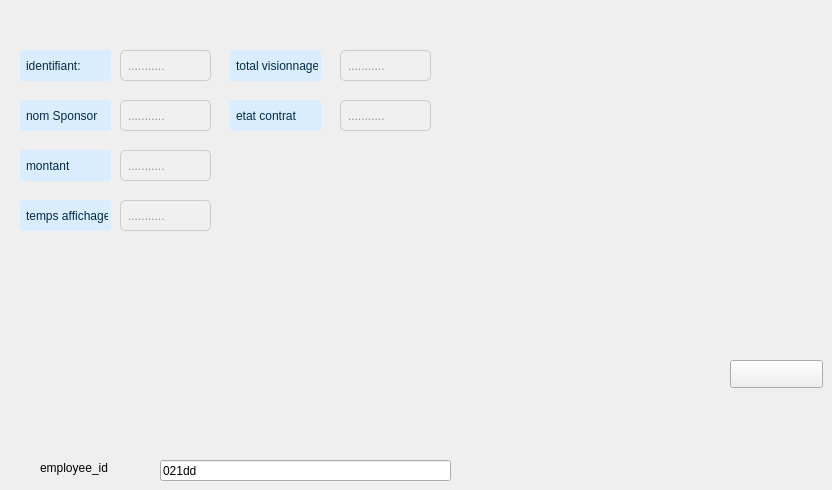
      <widget class="QWidget" name="tab">
       <attribute name="title">
        <string>ajouter</string>
       </attribute>
       <widget class="QLabel" name="label_34">
        <property name="geometry">
         <rect>
          <x>40</x>
          <y>460</y>
          <width>91</width>
          <height>16</height>
         </rect>
        </property>
        <property name="text">
         <string>employee_id</string>
        </property>
       </widget>
       <widget class="QPushButton" name="clear_fields_add">
        <property name="geometry">
         <rect>
          <x>730</x>
          <y>360</y>
          <width>93</width>
          <height>28</height>
         </rect>
        </property>
        <property name="text">
         <string/>
        </property>
       </widget>
       <widget class="QLineEdit" name="employee_id_lineEdit">
        <property name="geometry">
         <rect>
          <x>160</x>
          <y>460</y>
          <width>291</width>
          <height>21</height>
         </rect>
        </property>
        <property name="text">
         <string>021dd</string>
        </property>
       </widget>
       <widget class="QLabel" name="label_39">
        <property name="geometry">
         <rect>
          <x>-30</x>
          <y>30</y>
          <width>56</width>
          <height>16</height>
         </rect>
        </property>
        <property name="text">
         <string>ID</string>
        </property>
       </widget>
       <widget class="QLabel" name="label_40">
        <property name="geometry">
         <rect>
          <x>-40</x>
          <y>70</y>
          <width>56</width>
          <height>16</height>
         </rect>
        </property>
        <property name="text">
         <string>name</string>
        </property>
       </widget>
       <widget class="QLineEdit" name="montant_lineEdit">
        <property name="geometry">
         <rect>
          <x>120</x>
          <y>150</y>
          <width>91</width>
          <height>31</height>
         </rect>
        </property>
        <property name="styleSheet">
         <string notr="true">QLineEdit {
    background-color: #f0f0f0; /* Set a very light background color */
    border-radius: 5px; /* Adjust the radius as needed */
    padding: 5px; /* Adjust padding as needed */
    border: 1px solid #ccc; /* Add a border */
    color: #333333; /* Set the color of the text to dark */
}
</string>
        </property>
        <property name="text">
         <string/>
        </property>
        <property name="placeholderText">
         <string>...........</string>
        </property>
       </widget>
       <widget class="QLineEdit" name="etatcontrat_lineEdit">
        <property name="geometry">
         <rect>
          <x>340</x>
          <y>100</y>
          <width>91</width>
          <height>31</height>
         </rect>
        </property>
        <property name="styleSheet">
         <string notr="true">QLineEdit {
    background-color: #f0f0f0; /* Set a very light background color */
    border-radius: 5px; /* Adjust the radius as needed */
    padding: 5px; /* Adjust padding as needed */
    border: 1px solid #ccc; /* Add a border */
    color: #333333; /* Set the color of the text to dark */
}
</string>
        </property>
        <property name="text">
         <string/>
        </property>
        <property name="placeholderText">
         <string>...........</string>
        </property>
       </widget>
       <widget class="QLineEdit" name="id_lineEdit">
        <property name="geometry">
         <rect>
          <x>120</x>
          <y>50</y>
          <width>91</width>
          <height>31</height>
         </rect>
        </property>
        <property name="styleSheet">
         <string notr="true">QLineEdit {
    background-color: #f0f0f0; /* Set a very light background color */
    border-radius: 5px; /* Adjust the radius as needed */
    padding: 5px; /* Adjust padding as needed */
    border: 1px solid #ccc; /* Add a border */
    color: #333333; /* Set the color of the text to dark */
}
</string>
        </property>
        <property name="text">
         <string/>
        </property>
        <property name="placeholderText">
         <string>...........</string>
        </property>
       </widget>
       <widget class="QLabel" name="label_57">
        <property name="geometry">
         <rect>
          <x>20</x>
          <y>200</y>
          <width>91</width>
          <height>31</height>
         </rect>
        </property>
        <property name="styleSheet">
         <string notr="true">QLabel {
    background-color: rgb(217, 237, 255); /* Set the background color */
    border-radius: 3px; /* Adjust the radius as needed */
    padding: 3px; /* Adjust padding as needed */
color:rgb(3, 43, 67);
}
</string>
        </property>
        <property name="text">
         <string>temps affichage</string>
        </property>
       </widget>
       <widget class="QLineEdit" name="tempsaffichage_lineEdit">
        <property name="geometry">
         <rect>
          <x>120</x>
          <y>200</y>
          <width>91</width>
          <height>31</height>
         </rect>
        </property>
        <property name="styleSheet">
         <string notr="true">QLineEdit {
    background-color: #f0f0f0; /* Set a very light background color */
    border-radius: 5px; /* Adjust the radius as needed */
    padding: 5px; /* Adjust padding as needed */
    border: 1px solid #ccc; /* Add a border */
    color: #333333; /* Set the color of the text to dark */
}
</string>
        </property>
        <property name="text">
         <string/>
        </property>
        <property name="placeholderText">
         <string>...........</string>
        </property>
       </widget>
       <widget class="QLineEdit" name="nb_totalaffichage_lineEdit">
        <property name="geometry">
         <rect>
          <x>340</x>
          <y>50</y>
          <width>91</width>
          <height>31</height>
         </rect>
        </property>
        <property name="styleSheet">
         <string notr="true">QLineEdit {
    background-color: #f0f0f0; /* Set a very light background color */
    border-radius: 5px; /* Adjust the radius as needed */
    padding: 5px; /* Adjust padding as needed */
    border: 1px solid #ccc; /* Add a border */
    color: #333333; /* Set the color of the text to dark */
}
</string>
        </property>
        <property name="text">
         <string/>
        </property>
        <property name="placeholderText">
         <string>...........</string>
        </property>
       </widget>
       <widget class="QLineEdit" name="name_lineEdit">
        <property name="geometry">
         <rect>
          <x>120</x>
          <y>100</y>
          <width>91</width>
          <height>31</height>
         </rect>
        </property>
        <property name="styleSheet">
         <string notr="true">QLineEdit {
    background-color: #f0f0f0; /* Set a very light background color */
    border-radius: 5px; /* Adjust the radius as needed */
    padding: 5px; /* Adjust padding as needed */
    border: 1px solid #ccc; /* Add a border */
    color: #333333; /* Set the color of the text to dark */
}
</string>
        </property>
        <property name="text">
         <string/>
        </property>
        <property name="placeholderText">
         <string>...........</string>
        </property>
       </widget>
       <widget class="QLabel" name="label_58">
        <property name="geometry">
         <rect>
          <x>20</x>
          <y>100</y>
          <width>91</width>
          <height>31</height>
         </rect>
        </property>
        <property name="styleSheet">
         <string notr="true">QLabel {
    background-color: rgb(217, 237, 255); /* Set the background color */
    border-radius: 3px; /* Adjust the radius as needed */
    padding: 3px; /* Adjust padding as needed */
color:rgb(3, 43, 67);
}
</string>
        </property>
        <property name="text">
         <string>nom Sponsor</string>
        </property>
       </widget>
       <widget class="QLabel" name="label_59">
        <property name="geometry">
         <rect>
          <x>20</x>
          <y>150</y>
          <width>91</width>
          <height>31</height>
         </rect>
        </property>
        <property name="styleSheet">
         <string notr="true">QLabel {
    background-color: rgb(217, 237, 255); /* Set the background color */
    border-radius: 3px; /* Adjust the radius as needed */
    padding: 3px; /* Adjust padding as needed */
color:rgb(3, 43, 67);
}
</string>
        </property>
        <property name="text">
         <string>montant</string>
        </property>
       </widget>
       <widget class="QLabel" name="label_60">
        <property name="geometry">
         <rect>
          <x>230</x>
          <y>50</y>
          <width>91</width>
          <height>31</height>
         </rect>
        </property>
        <property name="styleSheet">
         <string notr="true">QLabel {
    background-color: rgb(217, 237, 255); /* Set the background color */
    border-radius: 3px; /* Adjust the radius as needed */
    padding: 3px; /* Adjust padding as needed */
color:rgb(3, 43, 67);
}
</string>
        </property>
        <property name="text">
         <string>total visionnages</string>
        </property>
       </widget>
       <widget class="QLabel" name="label_62">
        <property name="geometry">
         <rect>
          <x>20</x>
          <y>50</y>
          <width>91</width>
          <height>31</height>
         </rect>
        </property>
        <property name="styleSheet">
         <string notr="true">QLabel {
    background-color: rgb(217, 237, 255); /* Set the background color */
    border-radius: 3px; /* Adjust the radius as needed */
    padding: 3px; /* Adjust padding as needed */
color:rgb(3, 43, 67);
}
</string>
        </property>
        <property name="text">
         <string>identifiant:</string>
        </property>
       </widget>
       <widget class="QLabel" name="label_63">
        <property name="geometry">
         <rect>
          <x>230</x>
          <y>100</y>
          <width>91</width>
          <height>31</height>
         </rect>
        </property>
        <property name="styleSheet">
         <string notr="true">QLabel {
    background-color: rgb(217, 237, 255); /* Set the background color */
    border-radius: 3px; /* Adjust the radius as needed */
    padding: 3px; /* Adjust padding as needed */
color:rgb(3, 43, 67);
}
</string>
        </property>
        <property name="text">
         <string>etat contrat</string>
        </property>
       </widget>
      </widget>
